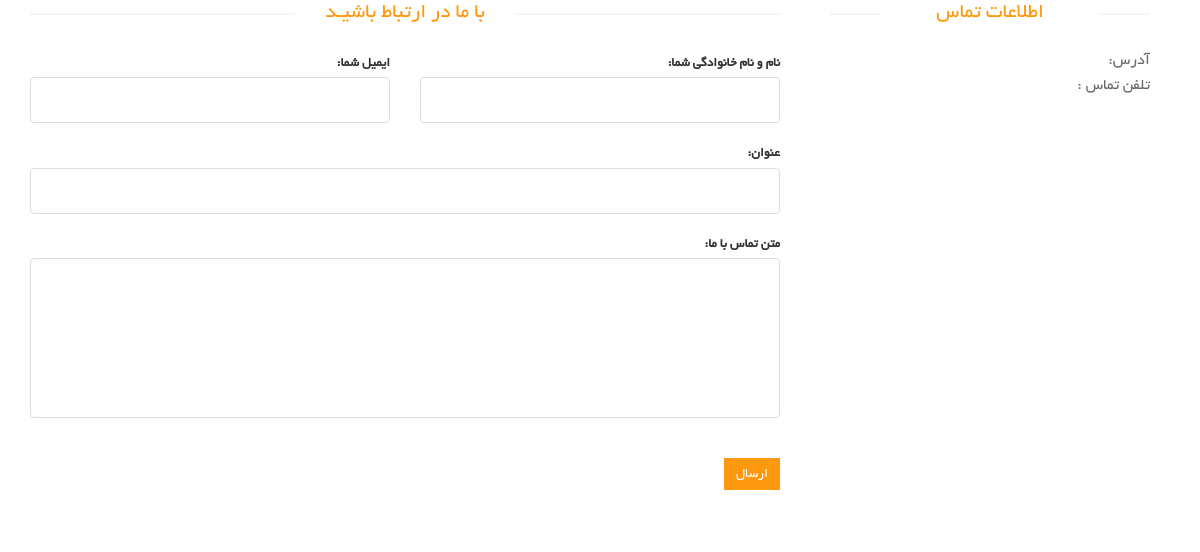
The page /contact-us/ on the database as committed earlier.
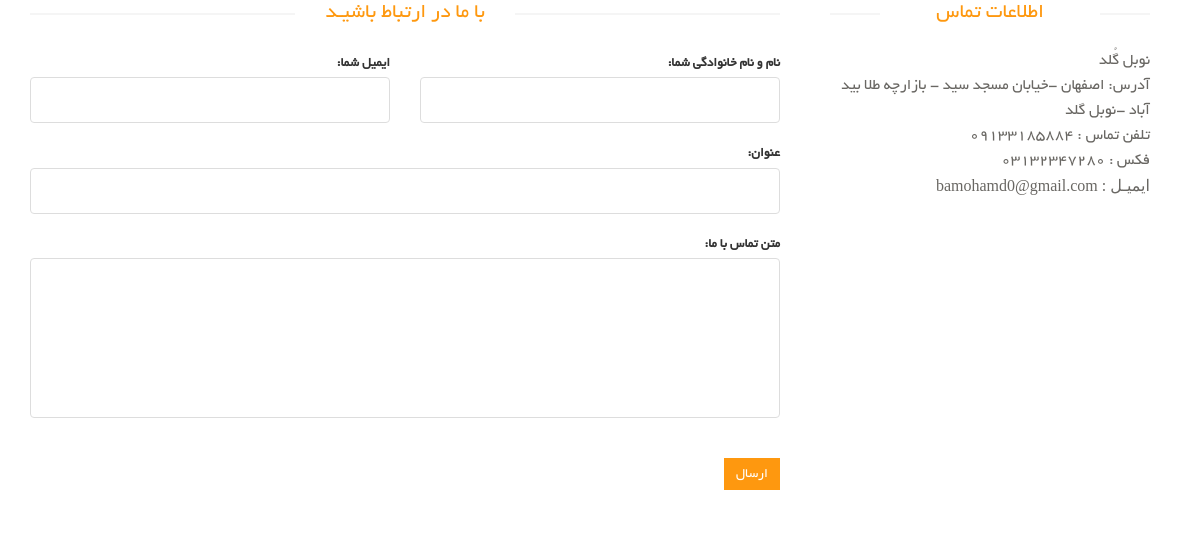
The same page on the database as committed later.
### site_module/models.py (models this page shows, shortened)
class SiteSetting(models.Model):
    site_name = models.CharField(max_length=200, verbose_name='نام سایت')
    site_url = models.CharField(max_length=200, verbose_name='دامنه سایت')
    address = models.CharField(max_length=200, verbose_name='آدرس')
    phone = models.CharField(max_length=200, null=True, blank=True, verbose_name='تلفن')
    fax = models.CharField(max_length=200, null=True, blank=True, verbose_name='فکس')
    email = models.CharField(max_length=200, null=True, blank=True, verbose_name='ایمیل')
    copy_right = models.TextField(verbose_name='متن کپی رایت سایت')
    about_us_text = models.TextField(verbose_name='متن درباره ما سایت')
    site_logo = models.ImageField(upload_to='images/site-setting/', verbose_name='لوگو سایت')
    is_main_setting = models.BooleanField(verbose_name='تنظیمات اصلی')
    class Meta:
        verbose_name = 'تنظیمات سایت'
        verbose_name_plural = 'تنظیمات'

### contact_module/views.py (the view)
# urls.py: path('', views.ContactUsView.as_view(), name='contact_us_page'),
class ContactUsView(CreateView):
    form_class = ContactUsModelForm
    template_name = 'contact_module/contact_us_page.html'
    success_url = '/contact-us/'
    def get_context_data(self, *args, **kwargs):
        context = super().get_context_data(*args, **kwargs)
        setting: SiteSetting = SiteSetting.objects.filter(is_main_setting=True).first()
        context['site_setting'] = setting
        return context

### contact_module/forms.py
class ContactUsModelForm(forms.ModelForm):
    class Meta:
        model = ContactUs
        fields = ['full_name', 'email', 'title', 'message']
        widgets = {
            'full_name': forms.TextInput(attrs={
                'class': 'form-control'
            }),
            'email': forms.TextInput(attrs={
                'class': 'form-control'
            }),
            'title': forms.TextInput(attrs={
                'class': 'form-control'
            }),
            'message': forms.Textarea(attrs={
                'class': 'form-control',
                'rows': 5,
                'id': 'message'
            })
        }
        labels = {
            'full_name': 'نام و نام خانوادگی شما',
            'email': 'ایمیل شما'
        }
        error_messages = {
            'full_name': {
                'required': 'نام و نام خانوادگی اجباری می باشد. لطفا وارد کنید'
            }
        }

### contact_module/templates/contact_module/contact_us_page.html (shortened to what this page needs)
{% extends 'shared/_layout.html' %}
{% block content %}
    <div id="contact-page" class="container">
        <div class="bg">
            <div class="row">
                <div class="col-sm-8">
                    <div class="contact-form">
                        <h2 class="title text-center">با ما در ارتباط باشیـد</h2>
                        <form id="main-contact-form" class="contact-form row" action="{% url 'contact_us_page' %}"
                              method="post">
                            <div class="col-md-6 form-group">
                                {{ form.email.label_tag }}
                                {{ form.email }}
                            </div>
                            <div class="col-md-6 form-group">
                                {{ form.full_name.label_tag }}
                                {{ form.full_name }}
                            </div>
                            <div class="col-md-12 form-group">
                                {{ form.title.label_tag }}
                                {{ form.title }}
                            </div>
                            <div class="col-md-12 form-group">
                                {{ form.message.label_tag }}
                                {{ form.message }}
                            </div>
                            <div class="form-group col-md-12">
                                <button type="submit" class="btn btn-primary pull-right">ارسال</button>
                            </div>
                        </form>
                    </div>
                </div>
                <div class="col-sm-4">
                    <div class="contact-info">
                        <h2 class="title text-center">اطلاعات تماس</h2>
                        <address>
                            <p>{{ site_setting.site_name }}</p>
                            <p> آدرس: {{ site_setting.address }}</p>
                            <p>تلفن تماس : {{ site_setting.phone }}</p>
                            {% if site_setting.fax %}
                                <p>فکس : {{ site_setting.fax }}</p>
                            {% endif %}
                            {% if site_setting.email %}
                                <p style="font-family: tahoma;">ایمیـل : {{ site_setting.email }}</p>
                            {% endif %}
                        </address>
                    </div>
                </div>
            </div>
        </div>
    </div>
{% endblock %}

### templates/shared/_layout.html (shortened to what this page needs)
{% load render_partial %}
<!DOCTYPE html>
<html lang="en">
<head>
    {% include 'shared/header_references.html' %}
</head>
<body>
{% block content %}{% endblock %}
</body>
</html>

### templates/shared/header_references.html (shortened to what this page needs)
<link href="/static/css/bootstrap.min.css" rel="stylesheet">
<link href="/static/css/font-awesome.min.css" rel="stylesheet">
<link href="/static/css/prettyPhoto.css" rel="stylesheet">
<link href="/static/css/price-range.css" rel="stylesheet">
<link href="/static/css/animate.css" rel="stylesheet">
<link href="/static/css/main.css" rel="stylesheet">
<link href="/static/css/responsive.css" rel="stylesheet">
<link href="/static/css/custom.css" rel="stylesheet">

### static/css/main.css (style rules this page uses)
body { font-family: "BYekan"; font-size: 10pt; position: relative; font-weight: normal; direction: rtl; }
h1, h2, h3, h4, h5, h6 { font-family: "BYekan", sans-serif; }
.left-sidebar h2:after, h2.title:after { content: " "; position: absolute; border: 1px solid #f5f5f5; bottom: 8px; right: 0; width: 100%; height: 0; z-index: -2; }
h2.title:before { content: " "; position: absolute; background: #fff; bottom: -6px; width: 220px; height: 30px; z-index: -1; right: 50%; margin-right: -110px; }
h2.title { color: #fe980f; font-family: "BYekan", sans-serif; font-size: 16pt; font-weight: 400; margin: 0 15px; text-transform: uppercase; margin-bottom: 30px; position: relative; }
.bg h2.title { margin-right: 0; margin-left: 0; margin-top: 0; }
.chose_area input, select, textarea { background: #f0f0e9; border: 0; color: #696763; padding: 6px; width: 100%; border-radius: 0; resize: none; }
.btn.btn-primary { background: #fe980f; border: 0 none; border-radius: 0; margin-top: 16px; }
.contact-form .form-group { margin-bottom: 20px; }
#contact-page .form-control { background-color: #fff; border: 1px solid #ddd; color: #696763; height: 46px; padding: 6px 12px; width: 100%; font-size: 16px; border-radius: 4px; box-shadow: inherit; }
#contact-page #message { height: 160px; resize: none; }
#main-contact-form .btn-primary { margin-bottom: 15px; margin-top: 20px; }
#contact-page .contact-info { padding: 0 20px; }
#contact-page .contact-info address { margin-bottom: 40px; margin-top: -5px; }
#contact-page .contact-info p { margin-bottom: 0; color: #696763; font-size: 16px; line-height: 25px; }

Rows that differ between the two databases and show on the page:
added SiteSetting: site_name "نوبل گُلد", address "اصفهان -خیابان مسجد سید - بازارچه طلا بید آباد -نوبل گلد", phone "09133185884", fax "03132347280", email "bamohamd0@gmail.com"
Other text that changed with them:
text now shown: "فکس : ایمیـل :"
